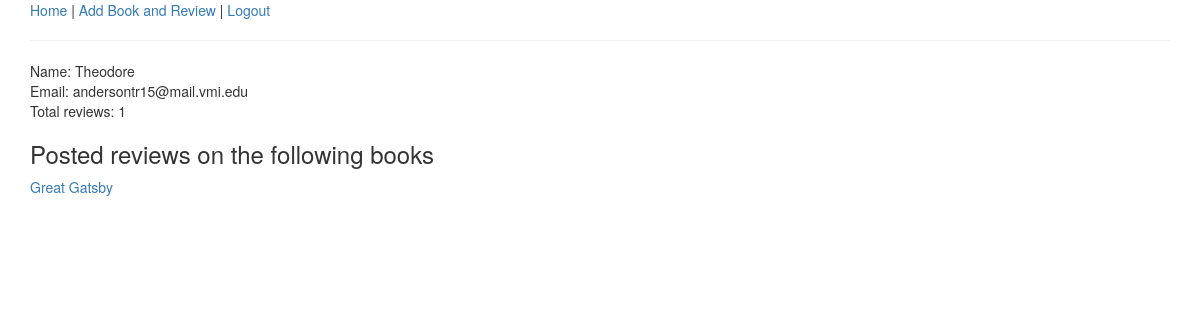
The page /users/1/ on the database its author committed.
### apps/bookreview/models.py (models this page shows)
class User(models.Model):
	first_name = models.TextField(blank=False, max_length=20, null=True)
	last_name = models.TextField(blank=False, max_length=20,null=True)
	email = models.TextField(blank=False, max_length=20,null=True)
	description = models.TextField(blank=False, max_length=500,null=True)
	password = models.TextField(blank=False, max_length=20,null=True)
	created_at = models.DateField(null=True)
	updated_at = models.DateField(null=True)
	class Meta:
		db_table = 'user'

class Review(models.Model):
	review = models.TextField(blank=False, max_length=250, null=True)
	user = models.ForeignKey(User, related_name="user")
	book = models.ForeignKey(Book, related_name="book")
	rating = models.IntegerField(blank=False, null=True)
	created_at = models.DateField(null=True)
	updated_at = models.DateField(null=True)
	class Meta:
		db_table = 'review'

class Book(models.Model):
	title = models.TextField(blank=False, max_length=20, null=True)
	author = models.TextField(blank=False, max_length=20,null=True)
	created_at = models.DateField(null=True)
	updated_at = models.DateField(null=True)
	class Meta:
		db_table = 'book'

### apps/bookreview/views.py (the view)
# urls.py: url(r'^users/(?P<user_id>\d+)/$', views.show_user, name="show_user"),
def show_user(request, user_id):
	user = User.objects.get(id=user_id)
	reviews = Review.objects.all().filter(user=user)
	review = Review.objects.filter(user=user)
	context = {
	'user': user,
	'review': review,
	'reviews': reviews
	}
	return render(request, 'bookreview/showuser.html', context)

### apps/bookreview/templates/bookreview/showuser.html (shortened to what this page needs)
<!DOCTYPE html>
<html>
<head>
	<link rel="stylesheet" href="https://maxcdn.bootstrapcdn.com/bootstrap/3.3.5/css/bootstrap.min.css">
</head>
<body>
	<div class="container">
	<a href="/dashboard">Home</a>
	<span>|</span>
	<a href="/add">Add Book and Review</a>
	<span>|</span>
	<a href="/logout">Logout</a>
	<hr>
		Name: {{user.first_name}}
		<br>
		Email: {{user.email}}
		<br>
		Total reviews: {{review.count}}
		<h3>Posted reviews on the following books</h3>
		{%  for review in reviews %}
			<a href="/books/{{review.book.id}}">
			{{review.book.title}}</a>
			<br>
		{%endfor%}
	</div>
</body>
</html>

### rows shown on the page
User: first_name "Theodore", email "andersontr15@mail.vmi.edu"
Review: book "Great Gatsby"

### other values the page prints
{{ review.count }} "1"
